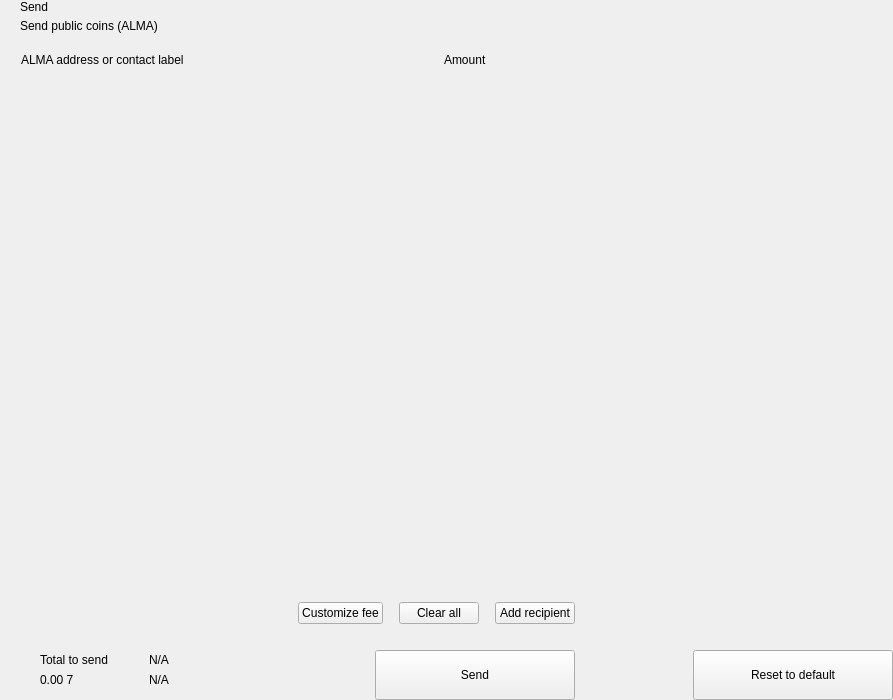
<?xml version="1.0" encoding="UTF-8"?>
<ui version="4.0">
 <class>send</class>
 <widget class="QWidget" name="send">
  <property name="geometry">
   <rect>
    <x>0</x>
    <y>0</y>
    <width>893</width>
    <height>700</height>
   </rect>
  </property>
  <property name="windowTitle">
   <string>Form</string>
  </property>
  <layout class="QHBoxLayout" name="horizontalLayout_2" stretch="2,1">
   <property name="spacing">
    <number>0</number>
   </property>
   <property name="leftMargin">
    <number>0</number>
   </property>
   <property name="topMargin">
    <number>0</number>
   </property>
   <property name="rightMargin">
    <number>0</number>
   </property>
   <property name="bottomMargin">
    <number>0</number>
   </property>
   <item>
    <widget class="QWidget" name="left" native="true">
     <layout class="QVBoxLayout" name="verticalLayout_3">
      <property name="spacing">
       <number>0</number>
      </property>
      <property name="leftMargin">
       <number>0</number>
      </property>
      <property name="topMargin">
       <number>0</number>
      </property>
      <property name="rightMargin">
       <number>0</number>
      </property>
      <property name="bottomMargin">
       <number>0</number>
      </property>
      <item>
       <layout class="QVBoxLayout" name="verticalLayout_22" stretch="0,0,0,1,0,0,0,0">
        <property name="spacing">
         <number>0</number>
        </property>
        <item>
         <layout class="QHBoxLayout" name="horizontalLayout_3">
          <property name="spacing">
           <number>0</number>
          </property>
          <property name="leftMargin">
           <number>20</number>
          </property>
          <property name="rightMargin">
           <number>20</number>
          </property>
          <item>
           <layout class="QVBoxLayout" name="verticalLayout">
            <property name="spacing">
             <number>5</number>
            </property>
            <item>
             <widget class="QLabel" name="labelTitle">
              <property name="text">
               <string>Send</string>
              </property>
              <property name="alignment">
               <set>Qt::AlignLeading|Qt::AlignLeft|Qt::AlignVCenter</set>
              </property>
             </widget>
            </item>
            <item>
             <widget class="QLabel" name="labelSubtitle1">
              <property name="text">
               <string>Send public coins (ALMA)</string>
              </property>
             </widget>
            </item>
           </layout>
          </item>
          <item>
           <spacer name="horizontalSpacer">
            <property name="orientation">
             <enum>Qt::Horizontal</enum>
            </property>
            <property name="sizeHint" stdset="0">
             <size>
              <width>40</width>
              <height>20</height>
             </size>
            </property>
           </spacer>
          </item>
         </layout>
        </item>
        <item>
         <spacer name="verticalSpacer_2">
          <property name="orientation">
           <enum>Qt::Vertical</enum>
          </property>
          <property name="sizeType">
           <enum>QSizePolicy::Fixed</enum>
          </property>
          <property name="sizeHint" stdset="0">
           <size>
            <width>20</width>
            <height>20</height>
           </size>
          </property>
         </spacer>
        </item>
        <item>
         <layout class="QHBoxLayout" name="horizontalLayout" stretch="6,0,2">
          <property name="spacing">
           <number>0</number>
          </property>
          <property name="leftMargin">
           <number>10</number>
          </property>
          <property name="topMargin">
           <number>0</number>
          </property>
          <property name="rightMargin">
           <number>20</number>
          </property>
          <property name="bottomMargin">
           <number>0</number>
          </property>
          <item>
           <widget class="QLabel" name="labelSubtitleAddress">
            <property name="styleSheet">
             <string notr="true">margin-left:8px;</string>
            </property>
            <property name="text">
             <string>ALMA address or contact label</string>
            </property>
           </widget>
          </item>
          <item>
           <spacer name="horizontalSpacer_3">
            <property name="orientation">
             <enum>Qt::Horizontal</enum>
            </property>
            <property name="sizeType">
             <enum>QSizePolicy::Fixed</enum>
            </property>
            <property name="sizeHint" stdset="0">
             <size>
              <width>40</width>
              <height>1</height>
             </size>
            </property>
           </spacer>
          </item>
          <item>
           <widget class="QLabel" name="labelSubtitleAmount">
            <property name="text">
             <string>Amount</string>
            </property>
           </widget>
          </item>
         </layout>
        </item>
        <item>
         <widget class="QScrollArea" name="scrollArea">
          <property name="minimumSize">
           <size>
            <width>0</width>
            <height>350</height>
           </size>
          </property>
          <property name="styleSheet">
           <string notr="true">#scrollArea {
            background:transparent;
            margin-top:10px;
}</string>
          </property>
          <property name="horizontalScrollBarPolicy">
           <enum>Qt::ScrollBarAlwaysOff</enum>
          </property>
          <property name="sizeAdjustPolicy">
           <enum>QAbstractScrollArea::AdjustIgnored</enum>
          </property>
          <property name="widgetResizable">
           <bool>true</bool>
          </property>
          <property name="alignment">
           <set>Qt::AlignLeading|Qt::AlignLeft|Qt::AlignTop</set>
          </property>
          <widget class="QWidget" name="scrollAreaWidgetContents">
           <property name="geometry">
            <rect>
             <x>0</x>
             <y>0</y>
             <width>591</width>
             <height>16</height>
            </rect>
           </property>
           <property name="sizePolicy">
            <sizepolicy hsizetype="Preferred" vsizetype="Maximum">
             <horstretch>0</horstretch>
             <verstretch>0</verstretch>
            </sizepolicy>
           </property>
           <property name="autoFillBackground">
            <bool>false</bool>
           </property>
           <property name="styleSheet">
            <string notr="true">#scrollAreaWidgetContents {
             background:transparent;
             }</string>
           </property>
           <layout class="QVBoxLayout" name="verticalLayout_7">
            <property name="spacing">
             <number>0</number>
            </property>
            <property name="sizeConstraint">
             <enum>QLayout::SetDefaultConstraint</enum>
            </property>
            <property name="leftMargin">
             <number>0</number>
            </property>
            <property name="topMargin">
             <number>0</number>
            </property>
            <property name="rightMargin">
             <number>0</number>
            </property>
            <property name="bottomMargin">
             <number>0</number>
            </property>
           </layout>
          </widget>
         </widget>
        </item>
        <item>
         <spacer name="verticalSpacer_4">
          <property name="orientation">
           <enum>Qt::Vertical</enum>
          </property>
          <property name="sizeType">
           <enum>QSizePolicy::Fixed</enum>
          </property>
          <property name="sizeHint" stdset="0">
           <size>
            <width>20</width>
            <height>20</height>
           </size>
          </property>
         </spacer>
        </item>
        <item>
         <layout class="QHBoxLayout" name="horizontalLayout_20">
          <property name="spacing">
           <number>6</number>
          </property>
          <property name="leftMargin">
           <number>20</number>
          </property>
          <property name="rightMargin">
           <number>20</number>
          </property>
          <item>
           <spacer name="horizontalSpacer_4">
            <property name="orientation">
             <enum>Qt::Horizontal</enum>
            </property>
            <property name="sizeHint" stdset="0">
             <size>
              <width>10</width>
              <height>20</height>
             </size>
            </property>
           </spacer>
          </item>
          <item>
           <widget class="QPushButton" name="pushButtonFee">
            <property name="focusPolicy">
             <enum>Qt::NoFocus</enum>
            </property>
            <property name="text">
             <string>Customize fee</string>
            </property>
           </widget>
          </item>
          <item>
           <spacer name="horizontalSpacer_11">
            <property name="orientation">
             <enum>Qt::Horizontal</enum>
            </property>
            <property name="sizeType">
             <enum>QSizePolicy::Minimum</enum>
            </property>
            <property name="sizeHint" stdset="0">
             <size>
              <width>10</width>
              <height>20</height>
             </size>
            </property>
           </spacer>
          </item>
          <item>
           <widget class="QPushButton" name="pushButtonClear">
            <property name="focusPolicy">
             <enum>Qt::NoFocus</enum>
            </property>
            <property name="layoutDirection">
             <enum>Qt::RightToLeft</enum>
            </property>
            <property name="text">
             <string>Clear all</string>
            </property>
           </widget>
          </item>
          <item>
           <spacer name="horizontalSpacer_6">
            <property name="orientation">
             <enum>Qt::Horizontal</enum>
            </property>
            <property name="sizeType">
             <enum>QSizePolicy::Fixed</enum>
            </property>
            <property name="sizeHint" stdset="0">
             <size>
              <width>10</width>
              <height>20</height>
             </size>
            </property>
           </spacer>
          </item>
          <item>
           <widget class="QPushButton" name="pushButtonAddRecipient">
            <property name="focusPolicy">
             <enum>Qt::NoFocus</enum>
            </property>
            <property name="text">
             <string>Add recipient</string>
            </property>
           </widget>
          </item>
         </layout>
        </item>
        <item>
         <spacer name="verticalSpacer">
          <property name="orientation">
           <enum>Qt::Vertical</enum>
          </property>
          <property name="sizeType">
           <enum>QSizePolicy::Fixed</enum>
          </property>
          <property name="sizeHint" stdset="0">
           <size>
            <width>20</width>
            <height>16</height>
           </size>
          </property>
         </spacer>
        </item>
        <item>
         <layout class="QHBoxLayout" name="horizontalLayout_7">
          <property name="rightMargin">
           <number>20</number>
          </property>
          <item>
           <layout class="QHBoxLayout" name="horizontalLayout_10">
            <property name="spacing">
             <number>0</number>
            </property>
            <property name="leftMargin">
             <number>8</number>
            </property>
            <item>
             <widget class="QStackedWidget" name="stackedWidget">
              <property name="minimumSize">
               <size>
                <width>0</width>
                <height>60</height>
               </size>
              </property>
              <property name="maximumSize">
               <size>
                <width>16777215</width>
                <height>60</height>
               </size>
              </property>
              <widget class="QWidget" name="page1">
               <layout class="QVBoxLayout" name="verticalLayout_71" stretch="0">
                <property name="spacing">
                 <number>6</number>
                </property>
                <property name="leftMargin">
                 <number>12</number>
                </property>
                <property name="topMargin">
                 <number>0</number>
                </property>
                <property name="rightMargin">
                 <number>0</number>
                </property>
                <property name="bottomMargin">
                 <number>0</number>
                </property>
                <item>
                 <widget class="QWidget" name="coinWidget" native="true">
                  <property name="minimumSize">
                   <size>
                    <width>0</width>
                    <height>60</height>
                   </size>
                  </property>
                  <property name="maximumSize">
                   <size>
                    <width>16777215</width>
                    <height>60</height>
                   </size>
                  </property>
                  <layout class="QHBoxLayout" name="horizontalLayout_9">
                   <property name="spacing">
                    <number>0</number>
                   </property>
                   <property name="leftMargin">
                    <number>20</number>
                   </property>
                   <property name="topMargin">
                    <number>10</number>
                   </property>
                   <property name="rightMargin">
                    <number>20</number>
                   </property>
                   <property name="bottomMargin">
                    <number>10</number>
                   </property>
                   <item>
                    <layout class="QVBoxLayout" name="verticalSend">
                     <property name="spacing">
                      <number>0</number>
                     </property>
                     <item>
                      <widget class="QLabel" name="labelTitleTotalSend">
                       <property name="text">
                        <string>Total to send</string>
                       </property>
                      </widget>
                     </item>
                     <item>
                      <widget class="QLabel" name="labelAmountSend">
                       <property name="text">
                        <string notr="true">0.00 7</string>
                       </property>
                      </widget>
                     </item>
                    </layout>
                   </item>
                   <item>
                    <spacer name="horizontalSpacer_9">
                     <property name="orientation">
                      <enum>Qt::Horizontal</enum>
                     </property>
                     <property name="sizeType">
                      <enum>QSizePolicy::Fixed</enum>
                     </property>
                     <property name="sizeHint" stdset="0">
                      <size>
                       <width>20</width>
                       <height>20</height>
                      </size>
                     </property>
                    </spacer>
                   </item>
                   <item>
                    <widget class="QLabel" name="labelLine">
                     <property name="minimumSize">
                      <size>
                       <width>1</width>
                       <height>0</height>
                      </size>
                     </property>
                     <property name="maximumSize">
                      <size>
                       <width>1</width>
                       <height>16777215</height>
                      </size>
                     </property>
                     <property name="text">
                      <string/>
                     </property>
                    </widget>
                   </item>
                   <item>
                    <spacer name="horizontalSpacer_10">
                     <property name="orientation">
                      <enum>Qt::Horizontal</enum>
                     </property>
                     <property name="sizeType">
                      <enum>QSizePolicy::Fixed</enum>
                     </property>
                     <property name="sizeHint" stdset="0">
                      <size>
                       <width>20</width>
                       <height>20</height>
                      </size>
                     </property>
                    </spacer>
                   </item>
                   <item>
                    <layout class="QVBoxLayout" name="verticalRemaining">
                     <property name="spacing">
                      <number>0</number>
                     </property>
                     <item>
                      <widget class="QLabel" name="labelTitleTotalRemaining">
                       <property name="text">
                        <string notr="true">N/A</string>
                       </property>
                      </widget>
                     </item>
                     <item>
                      <widget class="QLabel" name="labelAmountRemaining">
                       <property name="text">
                        <string notr="true">N/A</string>
                       </property>
                      </widget>
                     </item>
                    </layout>
                   </item>
                  </layout>
                 </widget>
                </item>
               </layout>
              </widget>
              <widget class="QWidget" name="page_2"/>
             </widget>
            </item>
           </layout>
          </item>
          <item>
           <spacer name="horizontalSpacer_5">
            <property name="orientation">
             <enum>Qt::Horizontal</enum>
            </property>
            <property name="sizeType">
             <enum>QSizePolicy::Expanding</enum>
            </property>
            <property name="sizeHint" stdset="0">
             <size>
              <width>40</width>
              <height>20</height>
             </size>
            </property>
           </spacer>
          </item>
          <item alignment="Qt::AlignBottom">
           <widget class="QPushButton" name="pushButtonSave">
            <property name="minimumSize">
             <size>
              <width>200</width>
              <height>50</height>
             </size>
            </property>
            <property name="maximumSize">
             <size>
              <width>200</width>
              <height>50</height>
             </size>
            </property>
            <property name="focusPolicy">
             <enum>Qt::NoFocus</enum>
            </property>
            <property name="text">
             <string>Send</string>
            </property>
           </widget>
          </item>
         </layout>
        </item>
       </layout>
      </item>
     </layout>
    </widget>
   </item>
   <item>
    <widget class="QWidget" name="right" native="true">
     <layout class="QVBoxLayout" name="verticalLayout_5">
      <property name="leftMargin">
       <number>0</number>
      </property>
      <property name="topMargin">
       <number>0</number>
      </property>
      <property name="rightMargin">
       <number>0</number>
      </property>
      <property name="bottomMargin">
       <number>0</number>
      </property>
      <item>
       <layout class="QVBoxLayout" name="verticalLayout_4">
        <property name="spacing">
         <number>6</number>
        </property>
        <item>
         <widget class="OptionButton" name="btnCoinControl" native="true">
          <property name="minimumSize">
           <size>
            <width>0</width>
            <height>50</height>
           </size>
          </property>
         </widget>
        </item>
        <item>
         <widget class="OptionButton" name="btnChangeAddress" native="true">
          <property name="minimumSize">
           <size>
            <width>0</width>
            <height>50</height>
           </size>
          </property>
         </widget>
        </item>
        <item>
         <widget class="OptionButton" name="btnUri" native="true">
          <property name="minimumSize">
           <size>
            <width>0</width>
            <height>50</height>
           </size>
          </property>
         </widget>
        </item>
        <item>
         <spacer name="verticalSpacer_5">
          <property name="orientation">
           <enum>Qt::Vertical</enum>
          </property>
          <property name="sizeHint" stdset="0">
           <size>
            <width>20</width>
            <height>40</height>
           </size>
          </property>
         </spacer>
        </item>
        <item>
         <layout class="QHBoxLayout" name="horizontalLayout_8">
          <item>
           <spacer name="horizontalSpacer_7">
            <property name="orientation">
             <enum>Qt::Horizontal</enum>
            </property>
            <property name="sizeHint" stdset="0">
             <size>
              <width>40</width>
              <height>20</height>
             </size>
            </property>
           </spacer>
          </item>
          <item>
           <widget class="QPushButton" name="pushButtonReset">
            <property name="minimumSize">
             <size>
              <width>200</width>
              <height>50</height>
             </size>
            </property>
            <property name="maximumSize">
             <size>
              <width>200</width>
              <height>50</height>
             </size>
            </property>
            <property name="focusPolicy">
             <enum>Qt::NoFocus</enum>
            </property>
            <property name="text">
             <string>Reset to default</string>
            </property>
           </widget>
          </item>
         </layout>
        </item>
       </layout>
      </item>
     </layout>
    </widget>
   </item>
  </layout>
 </widget>
 <customwidgets>
  <customwidget>
   <class>OptionButton</class>
   <extends>QWidget</extends>
   <header>qt/pivx/optionbutton.h</header>
   <container>1</container>
  </customwidget>
 </customwidgets>
 <resources/>
 <connections/>
</ui>
